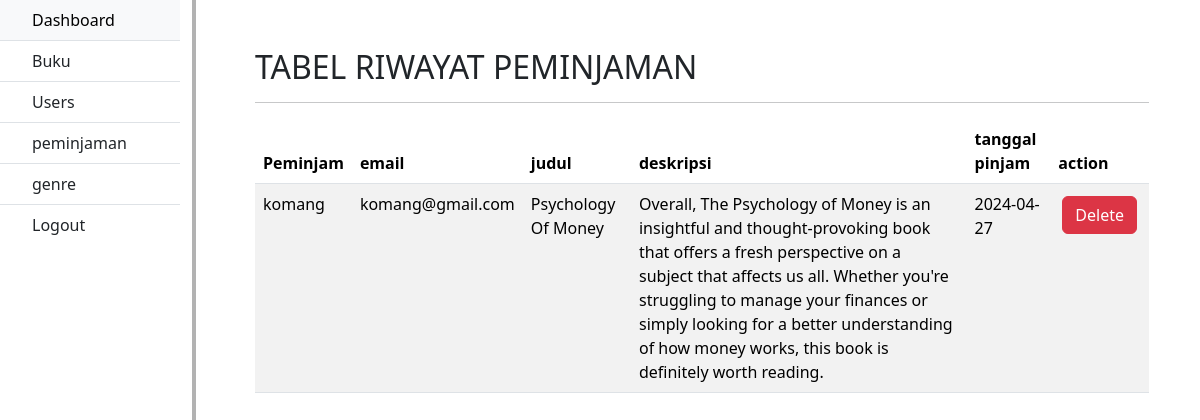
Page /resource/admin/peminjaman.php (signed in) on the committed database.
### tables this page shows
CREATE TABLE `peminjaman` (
  `kode_pinjaman` char(60) NOT NULL,
  `id_user` char(40) NOT NULL,
  `id_buku` char(40) NOT NULL,
  `tanggal_pinjaman` date NOT NULL
);

CREATE TABLE `users` (
  `id_user` char(40) NOT NULL,
  `nama_user` varchar(255) NOT NULL,
  `email` varchar(255) NOT NULL,
  `alamat` varchar(255) NOT NULL,
  `nomor` varchar(13) NOT NULL,
  `level` enum('Admin','User') NOT NULL,
  `password` varchar(255) NOT NULL
);

CREATE TABLE `books` (
  `id_buku` char(30) NOT NULL,
  `judul` varchar(255) NOT NULL,
  `penulis` varchar(255) NOT NULL,
  `deskripsi` text NOT NULL,
  `penerbit` varchar(255) NOT NULL,
  `id_genre` int(11) NOT NULL,
  `status` enum('available','unavailable','','') NOT NULL,
  `supplier` varchar(255) NOT NULL,
  `path_img` varchar(255) NOT NULL
);

### App/Logic/logic.php (called while the page is built, shortened)
<?php
function getPeminjamanData($conn , $id = NULL){
    $sql = "SELECT users.nama_user, users.email, books.judul , books.deskripsi , kode_pinjaman, tanggal_pinjaman
    FROM ((peminjaman INNER JOIN users ON peminjaman.id_user = users.id_user)INNER JOIN books ON peminjaman.id_buku = books.id_buku);";
    $result = $conn->query($sql);
    $data = array();
    if ($result && $result->num_rows > 0) {
        while ($row = $result->fetch_assoc()) {
            $data[] = $row;
        }
        return $data;
    }
 return null;
}

### resource/admin/peminjaman.php (the view, shortened to what this page needs)
<?php
require('../../db/conn.php');
$data_peminjaman = getPeminjamanData($conn)
?>
<!DOCTYPE html>
<head>
    <link href="https://cdn.jsdelivr.net/npm/bootstrap@5.3.3/dist/css/bootstrap.min.css" rel="stylesheet">
    <link rel="stylesheet" href="./asset/index.css">
</head>
<body>
    <div class="row">
        <?php include('partials/sidebar.php');?>
            <div class="container-fluid col-md-9 table-buku mt-5">
            <h2>TABEL RIWAYAT PEMINJAMAN</h2>
            <hr>
                <table class="table table-striped table-hover">
                    <thead>
                        <tr>
                            <th>Peminjam</th>
                            <th>email</th>
                            <th>judul</th>
                            <th>deskripsi</th>
                            <th>tanggal pinjam</th>
                            <th>action</th>
                        </tr>
                    </thead>
                    <tbody>
                <?php if($data_peminjaman != NULL): ?>
            <?php foreach ($data_peminjaman as $data): ?>
            <tr>
                <td><?= $data['nama_user'] ?></td>
                <td><?= $data['email'] ?></td>
                <td><?= $data['judul'] ?></td>
                <td><?= $data['deskripsi'] ?></td>
                <td><?= $data['tanggal_pinjaman'] ?></td>
                <td>
                    <a href="delete_peminjaman.php?ip=<?= $data['kode_pinjaman'] ?>" class="btn btn-danger m-1">Delete</a>
                </td>
            </tr>
            <?php endforeach; ?>
            <?php endif; ?>
            </tbody>
    </table>
    </div>
    </div>
</body>

### resource/admin/asset/index.css (style rules this page uses)
body { margin: 0; padding: 0; overflow-x: hidden; }
.row { height: 100vh; }

### rows in the picture
peminjaman: id_user.nama_user "komang", id_user.email "komang@gmail.com", id_buku.judul "Psychology Of Money", id_buku.deskripsi "Overall, The Psychology of Money is an insightful and thought-provoking book that offers a fresh perspective on a subject that affects us all. Whether you're struggling to manage your finances or simply looking for a better understanding of how money works, this book is definitely worth reading.", tanggal_pinjaman "2024-04-27"
